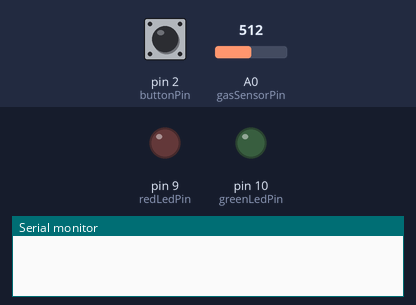
Recording of a sketch running on a simulated Arduino Uno, built with avr-gcc and run on an emulated ATmega328P. On the bench: output pins drawn as LEDs (lit = HIGH), the last lines printed to the serial monitor. The test bench sets the inputs (shaded band); at power-on: pin 2 (buttonPin) HIGH, A0 (gasSensorPin) = 512.

Above: at 1.2 s.
1.3 s: pin 2 (buttonPin) pulled LOW for 0.15 s
At 1.37 s:
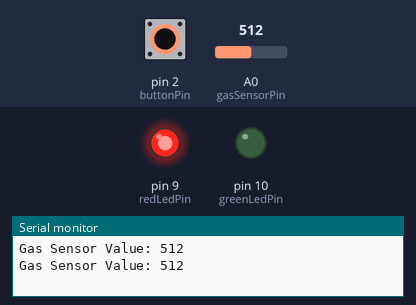
2.9 s: pin 2 (buttonPin) pulled LOW for 3.2 s
At 7.1 s:
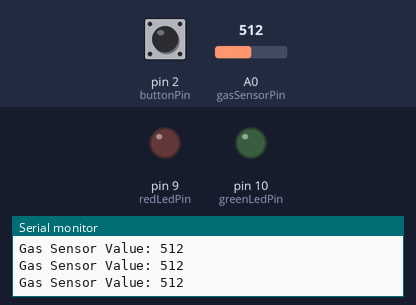
Timing chart, 0 to 8.6 s (numbered marks = the images above; inputs shaded):
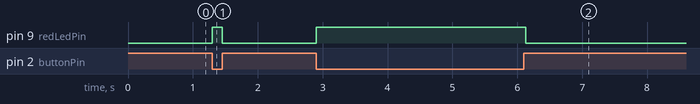

Measured:
- after the input at 1.3 s, pin 9 (redLedPin): LOW → HIGH at once, → LOW 0.15 s later
- after the input at 2.9 s, pin 9 (redLedPin): LOW → HIGH at once, → LOW 3.2 s later

The sketch:

Code.ino
```cpp
const int gasSensorPin = A0;
const int buttonPin = 2;
const int redLedPin = 9;
const int greenLedPin = 10;

const int gasThreshold = 300;

void setup() {
  pinMode(buttonPin, INPUT_PULLUP);
  pinMode(redLedPin, OUTPUT);
  pinMode(greenLedPin, OUTPUT);
  digitalWrite(redLedPin, LOW);
  digitalWrite(greenLedPin, HIGH);
  Serial.begin(9600);
}

void loop() {
  if (digitalRead(buttonPin) == LOW) {
    int gasValue = analogRead(gasSensorPin);
    Serial.print("Gas Sensor Value: ");
    Serial.println(gasValue);

    if (gasValue > gasThreshold) {
      digitalWrite(redLedPin, HIGH);
      digitalWrite(greenLedPin, LOW);
    } else {
      digitalWrite(redLedPin, LOW);
      digitalWrite(greenLedPin, HIGH);
    }
  } else {
    digitalWrite(redLedPin, LOW);
    digitalWrite(greenLedPin, LOW);
  }

  delay(50);
}
```
